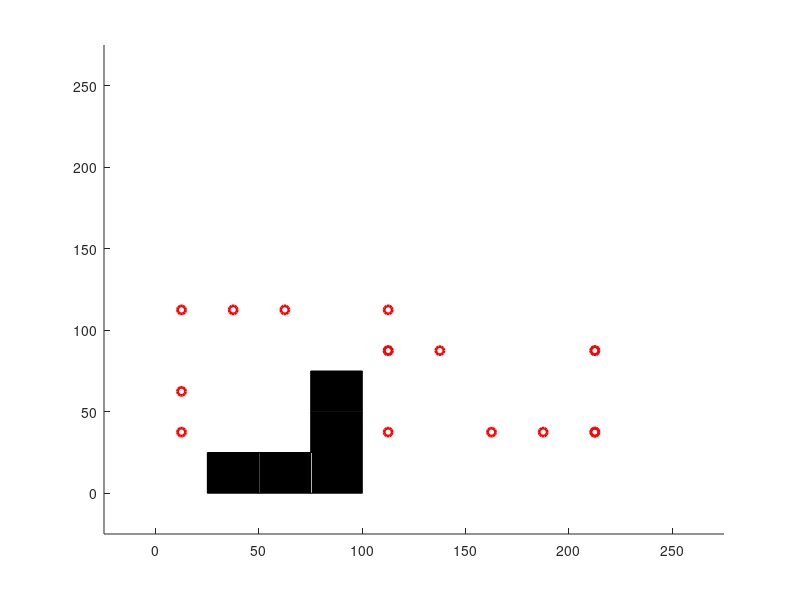

MATLAB code to generate this figure: (Note: this script raises an error after producing the figure.)
clf
cla
close all;
clc;

%% Variable Setup

addpath('C:\Users\IceFox\Desktop\ERMINE\MATLAB')
addpath('C:\Users\IceFox\Desktop\ERMINE\MATLAB\Robot_PC')
addpath('C:\Users\IceFox\Desktop\ERMINE\MATLAB\Robot_PC\Maps')

% Map Setup
grid_size = [6 10];
grid_w = 25;

sendTime = 0;
stopAwhile = false;
justTurnOneDir = false;
justTurnOneDirCount = 0;
tol_wp = 5;                    
tol_line_width = 12;

cvg_sample_side = [20 20];
fixed_offset = [96.5 -54.5];
starting_grid = [1 2];

% Algorithms
Algorithm = 'square_waypoint';
navigation_mode = 'Point04';

% Time Frame Setup
max_step = 20000;
interval_system_time = 2;
interval_normal_linear_command_send = 30;
interval_rotation_command_send = 15;

% Robot Dynamics Setup
tol_transform = pi/50;
Dy_angv_transform = pi/20;
tol_heading = pi/7;

update_rate_streaming = 1;                      
update_rate_streaming_single_value = 1; 
update_rate_sim = 0.2;

% Serial Communication Setup
Serial_port = 'COM3';
baudrate = 9600;


% Toggle 
is_xbee_on = false;
is_streaming_on = false;

is_calculate_coverage = false;
is_display_coverage_map = false;
is_display_wp = true;
is_display_wp_clearing = true;
is_display_route = true;
is_display_route_clearing = true;
is_display_grid_on = true;
is_print_coverage = false;
is_print_sent_commands = true;
is_print_route_deviation = false;
is_fixed_offset = false;
is_sim_normal_noise_on= true;
is_sim_large_noise_y_on = true;
is_sim_heading_correction = false;
is_streaming_collect_single_values = false;

% Data streaming setup
streaming_max_single_val = 1000;                 % unit: cm
streaming_max_shift_dis = 45;                       % unit: cm 
streaming_max_shift_dis_single_value = 30;    % unit: cm

max_pos_initialize = 10;

% Simulation Setup
sim_noise_normal = 12;                        %unit: cm
sim_noise_large_y_frequency = 0;
sim_noise_large_y = 50;

robot_weight = [1.5 1.5 1.5 1.5];
robot_Form = 2;

%% Variable initialization


heading = [0 0 pi pi];

time_pause = interval_system_time/100;

pos_uwb_offset = [12.5 37.5];
flex_offset = [0 0];
pos_uwb_raw =  zeros(2, max_step);
pos_uwb = zeros(2, max_step);
pos_uwb_1 =  zeros(2, max_step);

pos_center = zeros(4, 2, max_step);

%heading = zeros(4, max_step);

Grid_setup = zeros(grid_size(1),  grid_size(2));
Grid_current =  zeros(grid_size(1),  grid_size(2), max_step);
Grid_visited =  zeros(grid_size(1),  grid_size(2), max_step);
robot_Grid = [];

prev_char_command = 'S';
command_count_normal_linear = 0;
command_count_rotation = 0;

Dy_force = zeros(4, 2, max_step);
Dy_a = zeros(4, 2, max_step);
Dy_v = zeros(4, 2, max_step);

is_rotating = false;

Wp = [];

Circle_Wp = [];

Line_Linear_Route = [];

Line_Robot = [];
Line_Robot_area = [];
Line_Border = [];
loc_center = [0 0];

is_transforming = false;

RobotShapes = [0 0 0 0 ;              
                        0 0 pi pi;
                        0 0 0 -pi;
                        -pi 0 0 0;
                        -pi 0 0 -pi;
                        -pi/2 0 pi 0;
                        -pi/2 0 pi pi/2];
       
for idx = 1:3
    RobotShapes = [RobotShapes; RobotShapes + pi/2*idx];
end
                    
%                                    Robot Shapes
%   =====================================
%         s01     s02      s03     s04      s05        s06       s07
%   -----------------------------------------------------------------
%
%          4                  4 3       4
%          3       2 3       2         3       4 3        2 3 4     2 3
%          2       1 4       1       1 2         2 1        1           1 4
%          1                      
%
%         s08           s010         s11        s12       s13      s14
%   -----------------------------------------------------------------
%
%                        1 2 4        1              4         2            2
%       1 2 3 4            3         2 3 4      2 3      1 3         1 3
%                                                     1           4         4
%  

Char_command_array_linear = ['R', 'F', 'L', 'B'];
Char_command_array_linear_adjustment =  ['r', 'f', 'l', 'b'];
heading_command_compensate = 0;

char_command = '';
Cvg = [];
count_cvg_point = 0;
cvg_sample_w = grid_w*[grid_size(1)/cvg_sample_side(1) grid_size(2)/cvg_sample_side(2)];
grid_dhw = sqrt(2) / 2 * grid_w;

count_pos_initialize = 0;
is_pos_initialized = false;
pos_initial = [];
valid_angle = 0;
heading_angle = 0;
turncheck = false;
start_sending = false;

if (is_xbee_on)
    delete(instrfindall);
    arduino = serial(Serial_port,'BaudRate',baudrate);
    fopen(arduino);
    
    % TO CHANGE!
    writedata = char('2');
    fwrite(arduino,writedata,'char');
end

for idxx = 1:(cvg_sample_side(1)+1)
    for idxy = 1:(cvg_sample_side(2)+1)
        Cvg = [Cvg; cvg_sample_w(1)*(idxx-1) cvg_sample_w(2)*(idxy-1) 0];
    end
end

%% Waypoint Generation

if (strcmp(navigation_mode,'Line'))
    wp_current = 1;
    disp('Generating robot routes...')
    for idx = 1: grid_size(1)-2
        if (mod(idx, 4) == 1)
            if (idx == 1)
                Wp = [Wp; 0.5*grid_w  (idx+0.5)*grid_w 2 1];
            else
                Wp = [Wp; 0.5*grid_w  (idx+floor(idx/2)+0.5)*grid_w 2 0];
            end
        end
        if (mod(idx, 4) == 2)
            Wp = [Wp; (grid_size(2) - 1.5)*grid_w  (idx+floor(idx/2)-1.5)*grid_w 2 0];
        end
        if (mod(idx, 4) == 3)
            if (idx == 7)
                Wp = [Wp; (grid_size(2) - 1.5)*grid_w (idx+floor(idx/2)-0.5)*grid_w 2 0];
            else
                Wp = [Wp; (grid_size(2) - 1.5)*grid_w (idx+floor(idx/2)-0.5)*grid_w 1 0];
            end
        end
        if (mod(idx, 4) == 0)
            if (idx == 8)
                Wp = [Wp; 0.5*grid_w  (idx+floor(idx/2)-2.5)*grid_w 2 0];
            else
                 Wp = [Wp; 0.5*grid_w  (idx+floor(idx/2)-2.5)*grid_w 1 0];
            end
        end
    end
elseif (strcmp(navigation_mode,'Point'))
    disp('Generating waypoints...')
    wp_current = 1;
    for idx = 1: grid_size(1)-2
         if (mod(idx, 4) == 1)
            if (idx == 1)
                Wp = [Wp; 0.5*grid_w  (idx+0.5)*grid_w 2 1];
                Wp = [Wp; (0.5+(grid_size(2)-2)*1/4.0)*grid_w  (idx+0.5)*grid_w 2 0];
                Wp = [Wp; (0.5+(grid_size(2)-2)*2/4.0)*grid_w  (idx+0.5)*grid_w 2 0];
                Wp = [Wp; (0.5+(grid_size(2)-2)*3/4.0)*grid_w  (idx+0.5)*grid_w 2 0];
            else
                Wp = [Wp; 0.5*grid_w  (idx+floor(idx/2)+0.5)*grid_w 2 0];
     
                Wp = [Wp; (0.5+(grid_size(2)-2)*1/4.0)*grid_w  (idx+2.5)*grid_w 2 0];
                Wp = [Wp; (0.5+(grid_size(2)-2)*2/4.0)*grid_w  (idx+2.5)*grid_w 2 0];
                Wp = [Wp; (0.5+(grid_size(2)-2)*3/4.0)*grid_w  (idx+2.5)*grid_w 2 0];
            end
        end
        if (mod(idx, 4) == 2)
            Wp = [Wp; (grid_size(2) - 1.5)*grid_w  (idx+floor(idx/2)-1.5)*grid_w 2 0];
        end
        if (mod(idx, 4) == 3)
            if (idx == 7)
                
                Wp = [Wp; (grid_size(2) - 1.5)*grid_w (idx+floor(idx/2)-0.5)*grid_w 2 0];
                Wp = [Wp; (grid_size(2) - 1.5 - (grid_size(2)-2)*1/4.0)*grid_w (idx+floor(idx/2)-0.5)*grid_w 2 0];
                Wp = [Wp; (grid_size(2) - 1.5 - (grid_size(2)-2)*2/4.0)*grid_w (idx+floor(idx/2)-0.5)*grid_w 2 0];
                Wp = [Wp; (grid_size(2) - 1.5 - (grid_size(2)-2)*3/4.0)*grid_w (idx+floor(idx/2)-0.5)*grid_w 2 0];
            else
                Wp = [Wp; (grid_size(2) - 1.5)*grid_w (idx+floor(idx/2)-0.5)*grid_w 1 0];
                Wp = [Wp; (grid_size(2) - 1.5 - (grid_size(2)-2)*1/4.0)*grid_w (idx+floor(idx/2)-0.5)*grid_w 1 0];
                Wp = [Wp; (grid_size(2) - 1.5 - (grid_size(2)-2)*2/4.0)*grid_w (idx+floor(idx/2)-0.5)*grid_w 1 0];
                Wp = [Wp; (grid_size(2) - 1.5 - (grid_size(2)-2)*3/4.0)*grid_w (idx+floor(idx/2)-0.5)*grid_w 1 0];
            end
        end
        if (mod(idx, 4) == 0)
            if (idx == 8)
                Wp = [Wp; 0.5*grid_w  (idx+floor(idx/2)-2.5)*grid_w 2 0];
            else
                 Wp = [Wp; 0.5*grid_w  (idx+floor(idx/2)-2.5)*grid_w 1 0];
            end
        end
    end
elseif (strcmp(navigation_mode,'Point02'))
    disp('Generating waypoints...')
    wp_current = 1;
    for idx = 1: grid_size(1)-2
         if (mod(idx, 4) == 1)
            if (idx == 1)
                Wp = [Wp; 0.5*grid_w  (idx+0.5)*grid_w 2 1];
                Wp = [Wp; (0.5+(grid_size(2)-2)*1/4.0)*grid_w  (idx+0.5)*grid_w 2 0];
                Wp = [Wp; (0.5+(grid_size(2)-2)*2/4.0)*grid_w  (idx+0.5)*grid_w 2 0];
                Wp = [Wp; (0.5+(grid_size(2)-2)*3/4.0)*grid_w  (idx+0.5)*grid_w 2 0];
            else
                Wp = [Wp; 0.5*grid_w  (idx+floor(idx/2)+0.5)*grid_w 2 0];
     
                Wp = [Wp; (0.5+(grid_size(2)-2)*1/4.0)*grid_w  (idx+2.5)*grid_w 2 0];
                Wp = [Wp; (0.5+(grid_size(2)-2)*2/4.0)*grid_w  (idx+2.5)*grid_w 2 0];
                Wp = [Wp; (0.5+(grid_size(2)-2)*3/4.0)*grid_w  (idx+2.5)*grid_w 2 0];
            end
        end
        if (mod(idx, 4) == 2)
            Wp = [Wp; (grid_size(2) - 1.5)*grid_w  (idx+floor(idx/2)-1.5)*grid_w 2 0];
        end
        if (mod(idx, 4) == 3)
            if (idx == 7)
                
                Wp = [Wp; (grid_size(2) - 1.5)*grid_w (idx+floor(idx/2)-0.5)*grid_w 2 0];
                Wp = [Wp; (grid_size(2) - 1.5 - (grid_size(2)-2)*1/4.0)*grid_w (idx+floor(idx/2)-0.5)*grid_w 2 0];
                Wp = [Wp; (grid_size(2) - 1.5 - (grid_size(2)-2)*2/4.0)*grid_w (idx+floor(idx/2)-0.5)*grid_w 2 0];
                Wp = [Wp; (grid_size(2) - 1.5 - (grid_size(2)-2)*3/4.0)*grid_w (idx+floor(idx/2)-0.5)*grid_w 2 0];
            else
                Wp = [Wp; (grid_size(2) - 1.5)*grid_w (idx+floor(idx/2)-0.5)*grid_w 1 0];
                Wp = [Wp; (grid_size(2) - 1.5 - (grid_size(2)-2)*1/4.0)*grid_w (idx+floor(idx/2)-0.5)*grid_w 1 0];
                Wp = [Wp; (grid_size(2) - 1.5 - (grid_size(2)-2)*2/4.0)*grid_w (idx+floor(idx/2)-0.5)*grid_w 1 0];
                Wp = [Wp; (grid_size(2) - 1.5 - (grid_size(2)-2)*3/4.0)*grid_w (idx+floor(idx/2)-0.5)*grid_w 1 0];
            end
        end
        if (mod(idx, 4) == 0)
            if (idx == 8)
                Wp = [Wp; 0.5*grid_w  (idx+floor(idx/2)-2.5)*grid_w 2 0];
            else
                 Wp = [Wp; 0.5*grid_w  (idx+floor(idx/2)-2.5)*grid_w 1 0];
            end
        end
    end
 elseif (strcmp(navigation_mode,'Point03'))
    disp('Generating waypoints...')
    wp_current = 1;
    for idx = 1: grid_size(1)-2
        
            if (idx == 1)
                Wp = [Wp; 0.5*grid_w  1.5*grid_w 2 1];
                Wp = [Wp; 2.5*grid_w  1.5*grid_w 2 0];
                Wp = [Wp; 4.5*grid_w  1.5*grid_w 2 0];
                Wp = [Wp; 6.5*grid_w  1.5*grid_w 2 0];
                Wp = [Wp; 8.5*grid_w  1.5*grid_w 2 0];
            elseif (idx == 2)
                Wp = [Wp; 8.5*grid_w  3.5*grid_w 1 0];
            elseif (idx == 3)
                Wp = [Wp; 8.5*grid_w  3.5*grid_w 1 0];
                Wp = [Wp; 7.5*grid_w  3.5*grid_w 1 0];
                Wp = [Wp; 6.5*grid_w  3.5*grid_w 3 0];
                Wp = [Wp; 4.5*grid_w  3.5*grid_w 3 0];
            elseif (idx == 4)   
                Wp = [Wp; 2.5*grid_w  3.5*grid_w 3 0];  
                Wp = [Wp; 0.5*grid_w  3.5*grid_w 3 0];  
            elseif (idx == 5)
                Wp = [Wp; 0.5*grid_w  3.5*grid_w 3 0];
                Wp = [Wp; 2.5*grid_w  3.5*grid_w 3 0];
                Wp = [Wp; 4.5*grid_w  3.5*grid_w 3 0];
                Wp = [Wp; 4.5*grid_w  3.5*grid_w 2 0];
                Wp = [Wp; 4.5*grid_w  7.5*grid_w 2 0];
                Wp = [Wp; 2.5*grid_w  7.5*grid_w 2 0];
                Wp = [Wp; 0.5*grid_w  7.5*grid_w 2 0];
                Wp = [Wp; 2.5*grid_w  7.5*grid_w 2 0];
                Wp = [Wp; 4.5*grid_w  7.5*grid_w 2 0];
                Wp = [Wp; 6.5*grid_w  7.5*grid_w 2 0];
                Wp = [Wp; 8.5*grid_w  7.5*grid_w 2 0];
            end
    end
elseif (strcmp(navigation_mode,'Point04'))
    disp('Generating waypoints...')
    wp_current = 1;
    starting_grid = [5 6];
    pos_uwb_offset = [25*4+12.5 25+12.5];
                
        Wp = [Wp; 4.5*grid_w  1.5*grid_w 2 1];
        Wp = [Wp; 6.5*grid_w  1.5*grid_w 2 0];
        Wp = [Wp; 8.5*grid_w  1.5*grid_w 2 0];
        Wp = [Wp; 7.5*grid_w  1.5*grid_w 1 0];
        Wp = [Wp; 8.5*grid_w  1.5*grid_w 1 0];
        Wp = [Wp; 8.5*grid_w  3.5*grid_w 1 0];
        Wp = [Wp; 8.5*grid_w  3.5*grid_w 1 0];
        Wp = [Wp; 5.5*grid_w  3.5*grid_w 1 0];
        Wp = [Wp; 4.5*grid_w  3.5*grid_w 1 0];  
        Wp = [Wp; 4.5*grid_w  3.5*grid_w 3 0];  
        Wp = [Wp; 4.5*grid_w  4.5*grid_w 3 0];
        Wp = [Wp; 2.5*grid_w  4.5*grid_w 3 0];
        Wp = [Wp; 1.5*grid_w  4.5*grid_w 3 0];
        Wp = [Wp; 0.5*grid_w  4.5*grid_w 3 0];
        Wp = [Wp; 0.5*grid_w  2.5*grid_w 11 0];
        Wp = [Wp; 0.5*grid_w  1.5*grid_w 11 0];
        
        
    Map_obs = [0 0; 2 1; 3 1; 4 1; 4 2; 4 3];
else
    disp('Navigation method is invalid.')
    disp('Terminating Matlab script...')
    return
end

%% DRAW MAP
figure(1)
axis([-grid_w grid_w*(grid_size(2)+1) -grid_w grid_w*(10+1)])
hold on

 % Draw Waypoints
if (is_display_wp)
    for idx = 1: size(Wp,1)
        Circle_Wp(idx) = plot(Wp(idx, 1), Wp(idx, 2),'Color', 'r', 'LineWidth', 2, 'Marker', 'o');
    end
end
txt_endLine_2 = [0 0];
txt_endLine_2_last = [0 0];

txt_endLine_1 = [0 0];
txt_endLine_1_last = [0 0];



        for idxobs = 2:size(Map_obs,1)
                Obstacles = rectangle('Position', [grid_w*(Map_obs(idxobs, :) - [1 1]), grid_w grid_w], ...
                                                'FaceColor', [0 0 0]);
        end
%% Square Waypoint  (SW)
tic
if ( strcmp( Algorithm, 'square_waypoint'))
    
    % Algorithm Setup
    occup_start = [2 1; 1 1; 1 2; 2 2];
    
    for idx = 1: 4
        Grid_current( occup_start( idx, 1), occup_start( idx, 2), 1) = idx ;
        Grid_visited( occup_start( idx, 1), occup_start( idx, 2), 1) = 1;
    end 
    pos_uwb_raw(:, 1) = pos_uwb_offset;
    pos_uwb(:, 1) = pos_uwb_raw(:, 1);

    % Algorithm Main Loop
    for step = 1:max_step
        
        % Pause function
        pause(time_pause);
           
        % streaming input
        if (is_streaming_on)
           
            fid = fopen('C:\Marvelmind\dashboard\logs\TestLog.txt','rt');
            txt_Streaming = textscan(fid, '%f %f %f %f %f %f %f %f %f %f %f %f %f %f %f', 'delimiter', ',','collectoutput',true...
                  , 'HeaderLines', 3);
            txt_Streaming=txt_Streaming{1};
            fclose(fid);
            txt_rows=size(txt_Streaming,1);
            if  (txt_Streaming(end, 4) == 13)
                txt_endLine_2 = txt_Streaming(end, 5:6);
            end
            if (txt_Streaming(end, 4) == 2)
                txt_endLine_1 = txt_Streaming(end, 5:6);
            end
            
            if (is_fixed_offset) 
                txt_endLine_2 = txt_endLine_2*100 + fixed_offset;
                txt_endLine_1 = txt_endLine_1*100 + fixed_offset;
            else
                txt_endLine_2 = txt_endLine_2*100 + flex_offset;
                txt_endLine_1 = txt_endLine_1*100 + flex_offset;
            end
            valid_angle = 0;
            % Initialize starting position
            if (~is_pos_initialized && (txt_endLine_2(1) ~= 0 &&  ~isnan(txt_endLine_2(1))  &&  txt_endLine_2(2) ~= 0 &&  ~isnan(txt_endLine_2(2))))
                if (txt_endLine_2(1) < streaming_max_single_val && txt_endLine_2(2) < streaming_max_single_val)
                    count_pos_initialize = count_pos_initialize + 1;
                    pos_initial = [pos_initial; txt_endLine_2];
                    if count_pos_initialize >= max_pos_initialize
                        txt_endLine_2_last = mean(pos_initial);
                        is_pos_initialized = true;
                        disp(['Position initialized at x:',  num2str(txt_endLine_2_last(1)), '; y:', num2str(txt_endLine_2_last(2))]);
                        flex_offset = (starting_grid - [0.5 0.5])* grid_w - txt_endLine_2_last;
                        %pos_uwb_offset = txt_endLine_last - starting_grid * grid_w;
                        txt_endLine_2_last = starting_grid * grid_w;
                        txt_endLine_1_last = txt_endLine_2_last - [0 0.25];
                    end
                    pos_uwb(:, step+1) = pos_uwb(:, step);
                end
            elseif  (is_pos_initialized)
                % Streaming with Dashboard data
                if (~is_streaming_collect_single_values && txt_endLine_1(1) ~= 0 &&  ~isnan(txt_endLine_1(1))  &&  txt_endLine_1(2) ~= 0 &&  ~isnan(txt_endLine_1(2)) )
                    if (norm(txt_endLine_1))< 300
                     txt_endLine_1_last = txt_endLine_1;
                     pos_uwb_1(:, step+1)  = (1 - update_rate_streaming) * pos_uwb_1(:, step)  + update_rate_streaming * txt_endLine_1_last.' ;
                    else
                        pos_uwb_1(:, step+1)= pos_uwb_1(:, step);
                    end
                else
                    pos_uwb_1(:, step+1)= pos_uwb_1(:, step);
                end
                if (~is_streaming_collect_single_values && txt_endLine_2(1) ~= 0 &&  ~isnan(txt_endLine_2(1))  &&  txt_endLine_2(2) ~= 0 &&  ~isnan(txt_endLine_2(2)) )
                    if (txt_endLine_2_last(1) ~= txt_endLine_2(1) || txt_endLine_2_last(2) ~= txt_endLine_2(2)) 
                        if norm(txt_endLine_2_last - txt_endLine_2) < streaming_max_shift_dis
                            line([txt_endLine_2_last(1) txt_endLine_2(1)], [txt_endLine_2_last(2) txt_endLine_2(2)]);
                            txt_endLine_2_last = txt_endLine_2;
                            pos_uwb(:, step+1) = (1 - update_rate_streaming) * pos_uwb(:, step) + update_rate_streaming * txt_endLine_2_last.' ;
                        else
                            pos_uwb(:, step+1) = pos_uwb(:, step);
                        end
                    else
                        pos_uwb(:, step+1) = pos_uwb(:, step);
                    end
                else
                    pos_uwb(:, step+1) = pos_uwb(:, step);
                end
            else
                pos_uwb_1(:, step+1)= pos_uwb_1(:, step);
                pos_uwb(:, step+1) = pos_uwb(:, step);
            end
        end
        
        % Grid Location
        robot_Grid = [floor(pos_uwb(1, step)/grid_w) floor(pos_uwb(2, step)/grid_w)];
       
            
        % calibrate pos here
        pos_x = pos_uwb(1,step);
        pos_nx = pos_uwb(1, step+1);
        pos_y = pos_uwb(2,step);
        pos_ny = pos_uwb(2, step+1);
       

    end
end

if (is_xbee_on)
     writedata = char('S');
     fwrite(arduino,writedata,'char');
end

disp('===================');
disp('Robot Navigation Completed!');
toc
if (is_calculate_coverage)
    disp(['Final Map Coverage: ',  num2str(count_cvg_point*100 / numel(Cvg(:, 1))), ' %']);
end